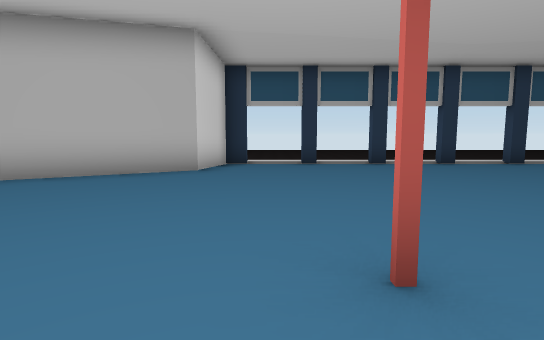
View 1 (above)

20 first-person views from a walk through a Unity game level. The camera is 1.4 m above the floor, tilts 6° down and sees 80° across. The floor is counted in squares, 2 m on a side. Each view is taken from the middle of a square. On the plan, view 1 faces up. The plan holds only what a view shows up to about 10 squares ahead; the rest is blank. The place goes on beyond the plan. Door leaves are left out, so doorways stand open.

View 2
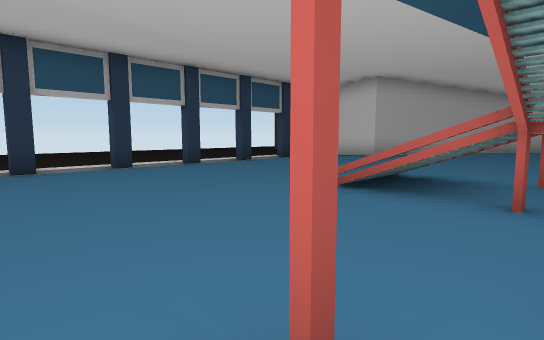

View 3
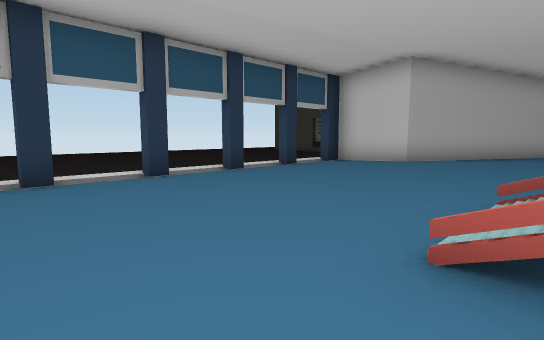

View 4
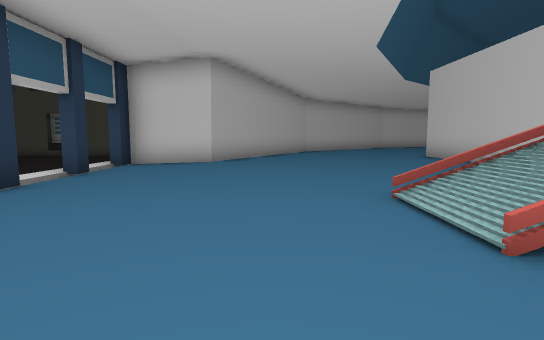

View 5
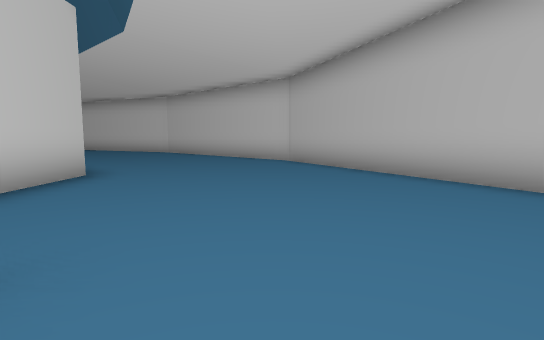

View 6
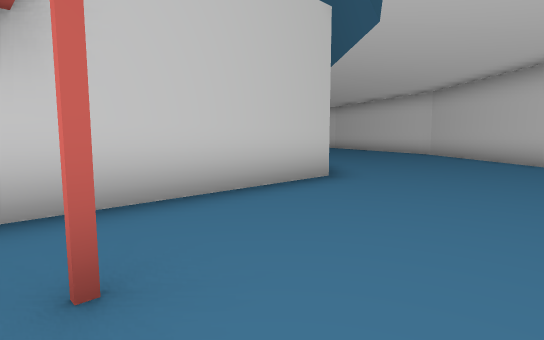

View 7
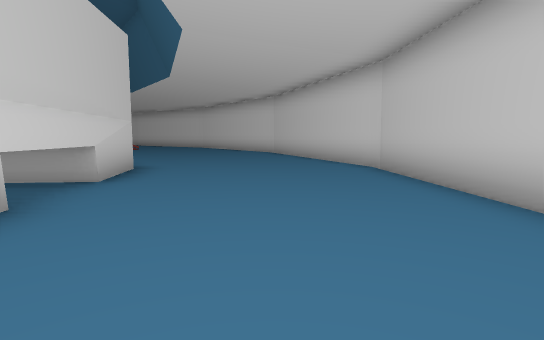

View 8
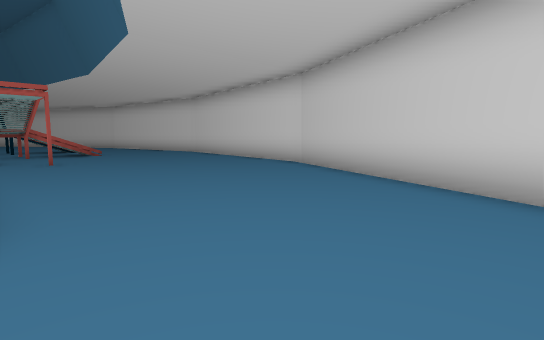

View 9
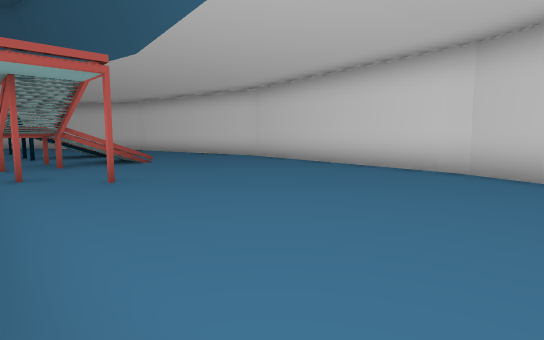

View 10
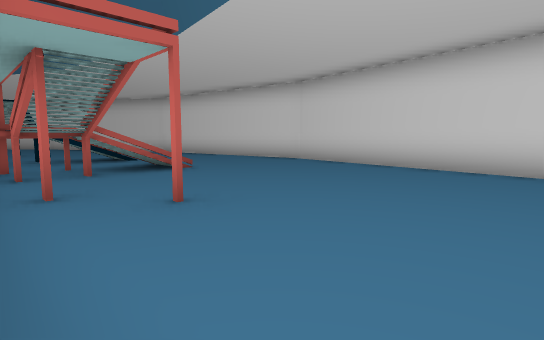

View 11
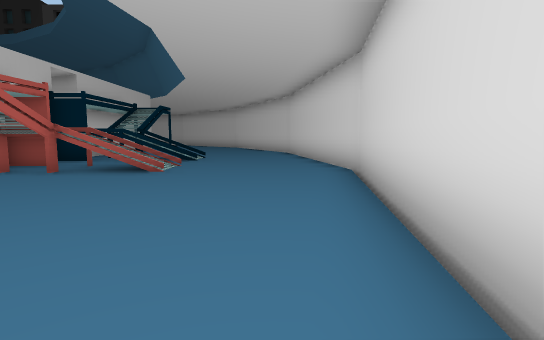

View 12
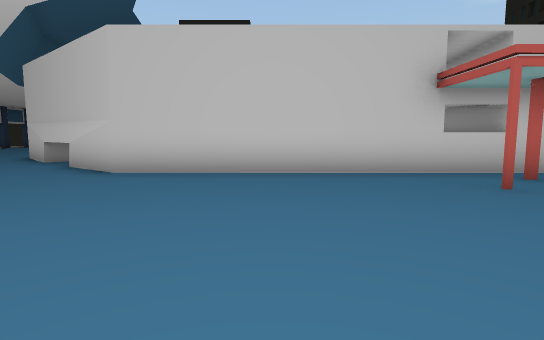

View 13
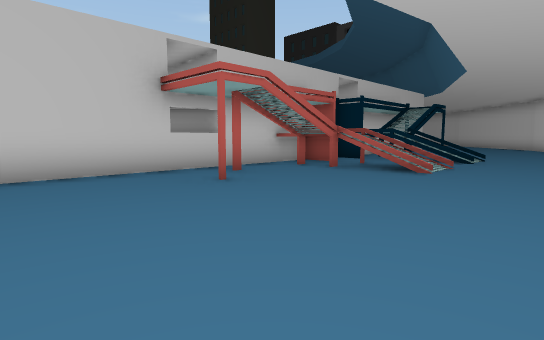

View 14
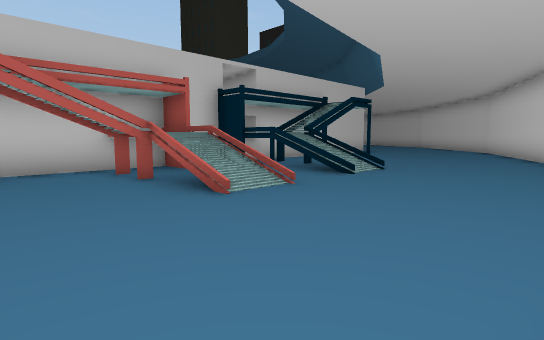

View 15
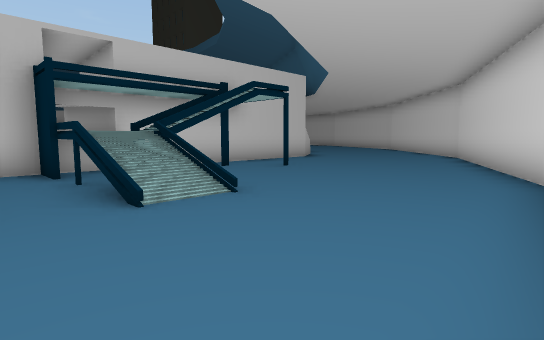

View 16
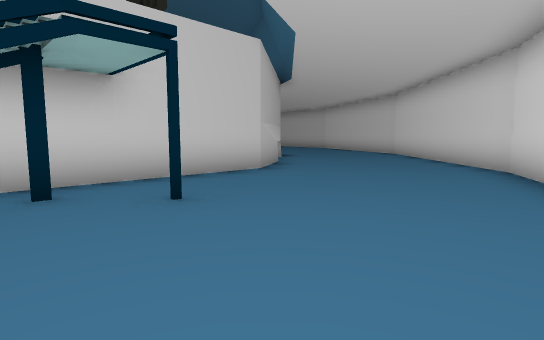

View 17
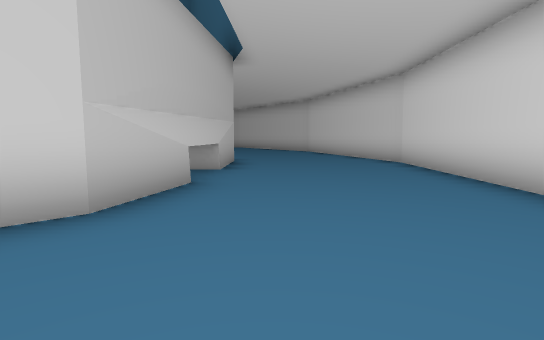

View 18
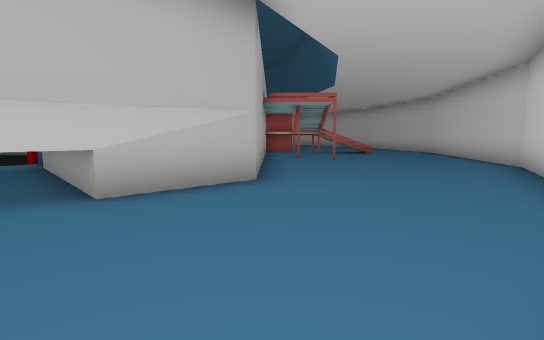

View 19
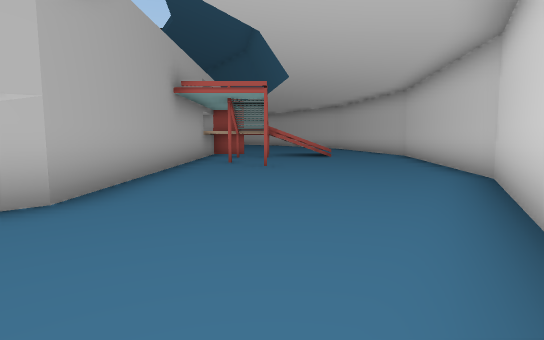

View 20
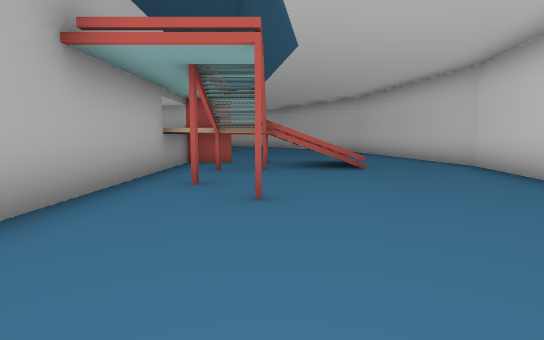

### Floor plan
Key: @ floor where view 1 was taken; # wall or solid block; . main floor; : floor 1.5 m higher than the main floor; + floor 1.75 m higher than the main floor; / step, stairs or slope; D open door.
Columns run from 15 left of view 1 to 12 right of it. Each row starts with its distance up from view 1.
  9               DDDDDDDDDDDD#
  8              #............#
  7              #............#
  6            ##..............#
  5           #.................
  4         ##..................
  3        #...........//.......
  2       #............//.......
  1      #..........#..+    ....
  0     #..........@.        ...
 -1    #.......######       ####
 -2    #......##
 -3   #......##
 -4   #.....##
 -5  #......#
 -6  #......#
 -7 #.......#
 -8 #.......#
 -9 #.......#
-10 #.......#
-11 .....#..#
-12 ......#.#
-13 ........#
-14 ....../.#
-15 ....//:##
-16 .......
-17 ........#
-18 ....//:##
-19 #.....#.#
-20  .......#
-21  .....#.#
-22 #....#..#
-23 ##......#
-24  #......#
-25  ##.....#
-26   #.....##
-27   ##.....###
-28    #......##
-29    ##......#########
-30     ##.............##
-31      ##..........#.##..
-32       ##........#../ ..
-33        ##..........//..
-34         ###........///.
-35           ###..........
-36             #####......
-37                 #######

Positions as (right, up) in squares from view 1, and headings:
1: (0, 0), facing up
2: (0, 1), facing up-right
3: (2, 3), facing up-right
4: (2, 5), facing right
5: (2, 3), facing left
6: (1, 3), facing down-left
7: (-5, 2), facing down-left
8: (-8, -2), facing down-left
9: (-8, -6), facing down-left
10: (-8, -8), facing down-left
11: (-14, -8), facing down
12: (-14, -8), facing right
13: (-14, -8), facing down-right
14: (-15, -12), facing down-right
15: (-15, -16), facing down-right
16: (-13, -20), facing down-right
17: (-11, -24), facing down-right
18: (-9, -30), facing right
19: (-7, -32), facing right
20: (-3, -32), facing right
